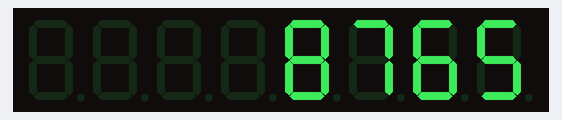
This sketch was run on a simulated Arduino Uno, built with avr-gcc and run on an emulated ATmega328P. Shown: 8-digit seven-segment display. What the sketch prints to the serial monitor is not drawn.

Above: at 0.2 s.
At 2.2 s:
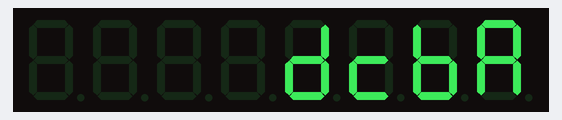

The sketch:

sample-7-segment.ino
```cpp
#include "LedControl.h"

#define PIN_DIN  10
#define PIN_CLK  12
#define PIN_LOAD 11

LedControl lc = LedControl(PIN_DIN, PIN_CLK, PIN_LOAD, 1);  // 1 is the number of MAX72XX

void setup() {
  Serial.begin(115200); delay(100); Serial.println("\nStart\n");

  lc.shutdown(0, false);
  lc.setIntensity(0, 8);
  lc.clearDisplay(0);
}

void loop() {
  lc.setDigit(0, 0, 5, false);
  lc.setDigit(0, 1, 6, false);
  lc.setDigit(0, 2, 7, false);
  lc.setDigit(0, 3, 8, false);
  delay(2000);

  lc.setChar(0, 0, 'a', false);
  lc.setChar(0, 1, 'b', false);
  lc.setChar(0, 2, 'c', false);
  lc.setChar(0, 3, 'd', false);
  delay(2000);
}
```

Measured:
- what the display in image 0 shows lasts 2.0 s, from 0.1 s to 2.1 s
